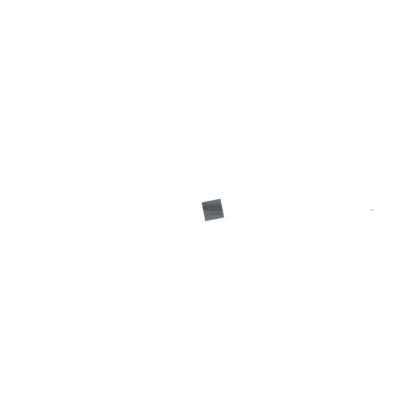
#> input picture assets/knob_geode/albedo.png, 420 x 420 px, shrunk from 512 x 512 before the run, found by its file name
$ python create_hero_knob_rgba.py
#> lines starting #> are read from the running program, lines starting #| are printed output that depends on the picture
#!/usr/bin/env python3
"""
Create RGBA hero knob texture by compositing albedo with primitive mask.
"""

from PIL import Image
import sys

def create_rgba_knob(albedo_path, mask_path, output_path):
    """Composite albedo (RGB) with mask (grayscale) to create RGBA texture."""
#> called with output_path = 'assets/ui/hero_knob/albedo_rgba.png'

    # Load images
    albedo = Image.open(albedo_path).convert('RGB')
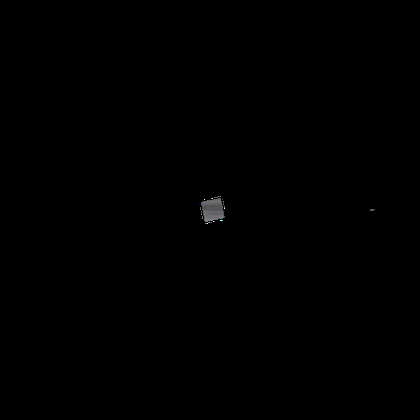
#> albedo: PIL image 420x420 RGB; mean R, G, B 0.3, 0.3, 0.3
    mask = Image.open(mask_path).convert('L')  # Grayscale
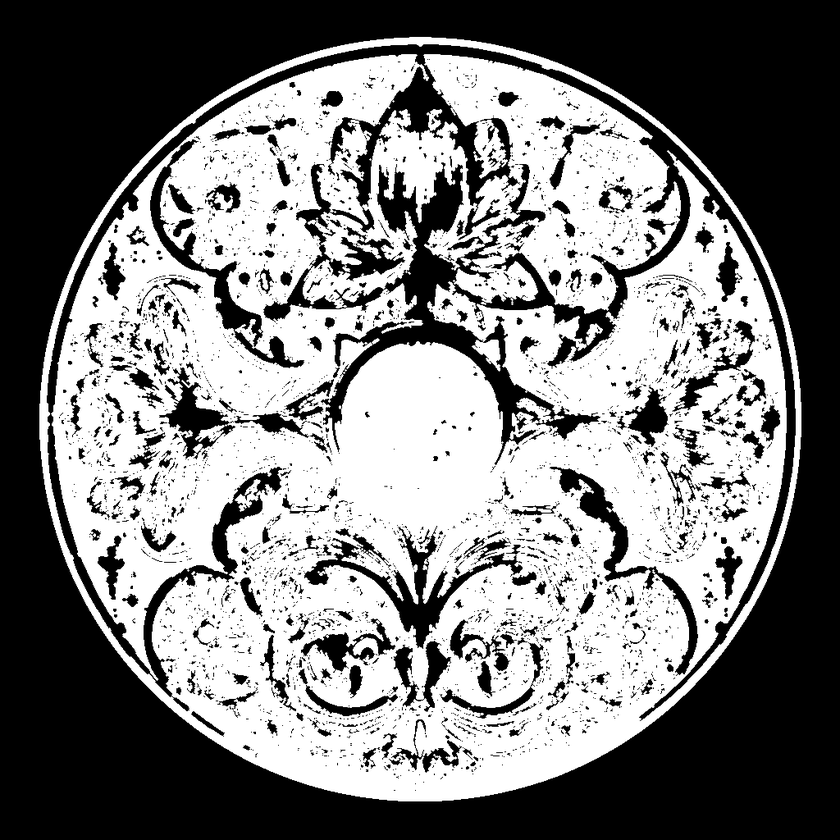
#> input picture assets/ui/hero_knob/primitive_1_mask.png, 840 x 840 px, shrunk from 1024 x 1024 before the run, found by its file name
#> mask is the input picture: PIL image 840x840 L; min 0, max 255, mean 125.4

    # Verify sizes match
    if albedo.size != mask.size:
#> (the run stopped early here; a loop or call above may not have finished)
